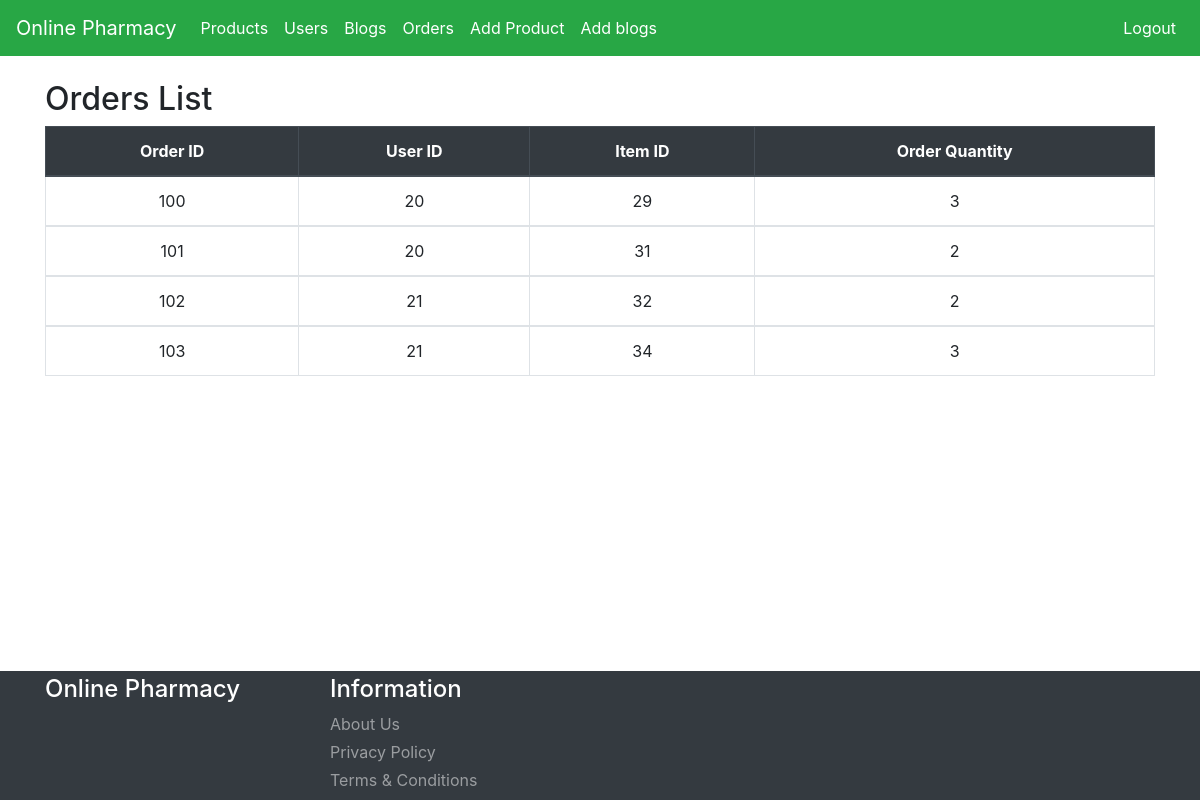
Page /admin-orderlist.php (signed in) on the committed database.
### tables this page shows
CREATE TABLE `orders` (
  `order_id` int(11) NOT NULL,
  `user_id` int(11) NOT NULL,
  `item_id` int(11) NOT NULL,
  `order_quantity` int(11) NOT NULL
);

### admin-orderlist.php (called while the page is built, shortened)
<?php
include('admin-header.php');
?>
<?php
include('Template/_order-table.php');
?>
<?php
include('admin-footer.php');
?>

### functions.php (called while the page is built, shortened)
<?php
require ('database/DBController.php');
require ('database/Admin.php');
$db = new DBController();
$admin= new Admin($db);

### Database/Admin.php (called while the page is built, shortened)
<?php
class Admin
{
    public $db = null;
    public function __construct(DBController $db)
    {
        $this->db = $db;
    }
    public function getDataAdmin( $table = 'product'){
        $result = $this->db->con->query("SELECT * FROM {$table}");
        $resultArray = array();
        while ($item = mysqli_fetch_array($result, MYSQLI_ASSOC)){
            $resultArray[] = $item;
        }
        return $resultArray;
    }
}

### Database/dbcontroller.php (called while the page is built, shortened)
<?php
class DBController
{
    protected $host = 'localhost';
    protected $user = 'root';
    protected $password = '';
    protected $database = "shopee";
    public function __construct()
    {
        $this->con = mysqli_connect($this->host, $this->user, $this->password, $this->database);
    }
}

### Template/_order-table.php (the view, shortened to what this page needs)
<?php
$product= $admin->getDataAdmin('orders');
?>
<section>
<div class="container">
  <h2>Orders List</h2>
  <table class="table text-center table-bordered">
    <thead class="thead-dark">
      <tr>
        <th>Order ID</th>
        <th>User ID</th>
        <th>Item ID</th>
        <th>Order Quantity</th>
      </tr>
    </thead>
    <?php foreach($product as $item): ?>
    <tbody>
      <tr>
        <td><?php echo $item["order_id"] ?></td>
        <td><?php echo $item["user_id"] ?></td>
        <td><?php echo $item["item_id"] ?></td>
        <td><?php echo $item["order_quantity"] ?></td>
      </tr>
    </tbody>
    <?php
        endforeach;
    ?>
  </table>
 </div>
</section>

### rows in the picture
orders: order_id "100", user "20", item "29", order_quantity "3"
orders: order_id "101", user "20", item "31", order_quantity "2"
orders: order_id "102", user "21", item "32", order_quantity "2"
orders: order_id "103", user "21", item "34", order_quantity "3"
